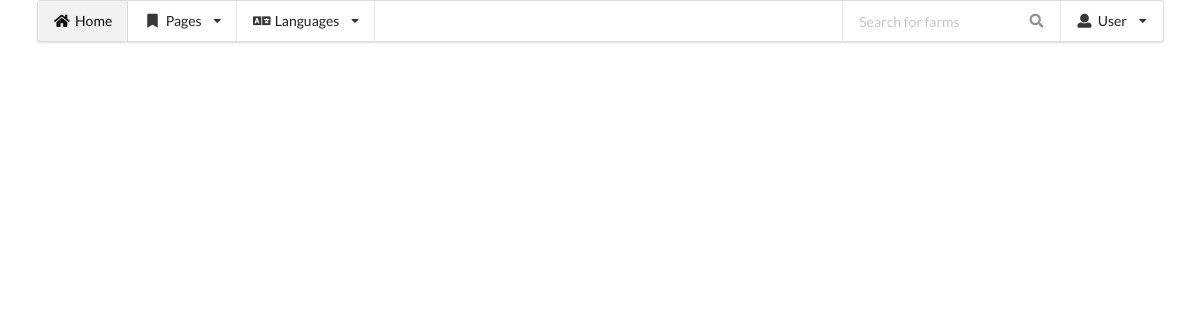
/farms, run on an earlier commit of the app's database.
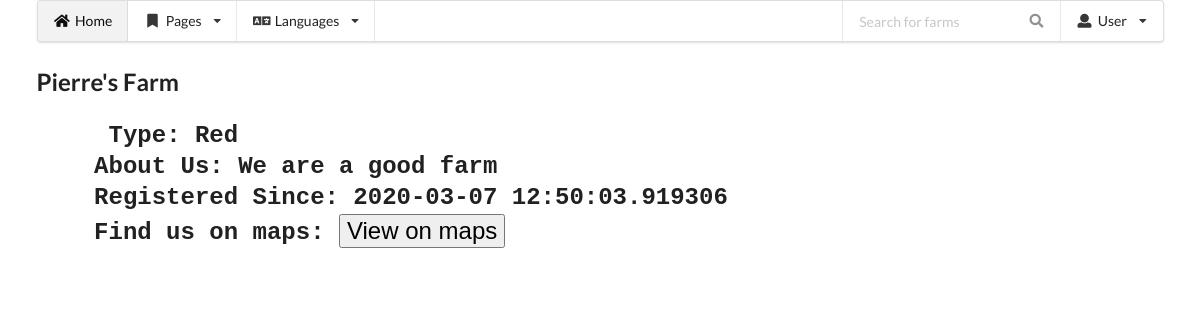
And on a later commit of the database.
### main.py (models this page shows)
class User(db.Model):
    id = db.Column(db.Integer, primary_key=True)
    farmname = db.Column(db.String(50), unique=True, nullable=False)
    address = db.Column(db.String(50), unique=True, nullable=False)
    farmtype = db.Column(db.String(50))
    about = db.Column(db.String(1000))
    username = db.Column(db.String(50), unique=True, nullable=False)
    password = db.Column(db.String(50))
    date_created = db.Column(db.DateTime, default=datetime.now)

### main.py (the view)
@app.route('/farms', methods = ['GET','POST'])
def farms():
    if request.method == 'POST':
        id_num = request.json
        farm = db.session.query(User).filter(User.id == id_num).first()
        return json.dumps(farm.address)
    else:
        farms = db.session.query(User).all()
        return render_template('farms.html', farms=farms)

### Templates/farms.html (shortened to what this page needs)
{% extends "layout.html"%}
{%block content%}
{% for farm in farms %}
<h2>{{farm.farmname}}</2>
<p>
<pre>
    <b> Type:</b> {{farm.farmtype}}
    About Us: {{farm.about}}
    Registered Since: {{farm.date_created}}
    Find us on maps: <input
    type="button"
    id = {{farm.id}}maps
    value="View on maps"/>
</pre>
</p>
{% endfor %}
{%endblock content%}

What changed in the data, as far as the page shows it:
added User: farmname "Pierre's Farm", farmtype "Red", about "We are a good farm", date_created "2020-03-07 12:50:03.919306"
